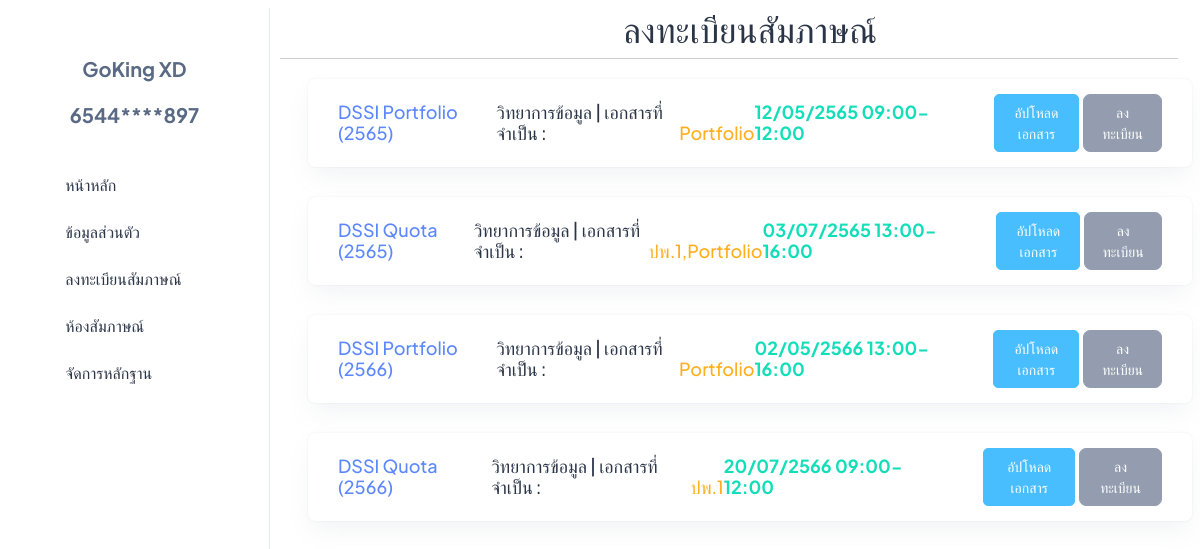
Before: /Student_register (signed in) with the older database file.
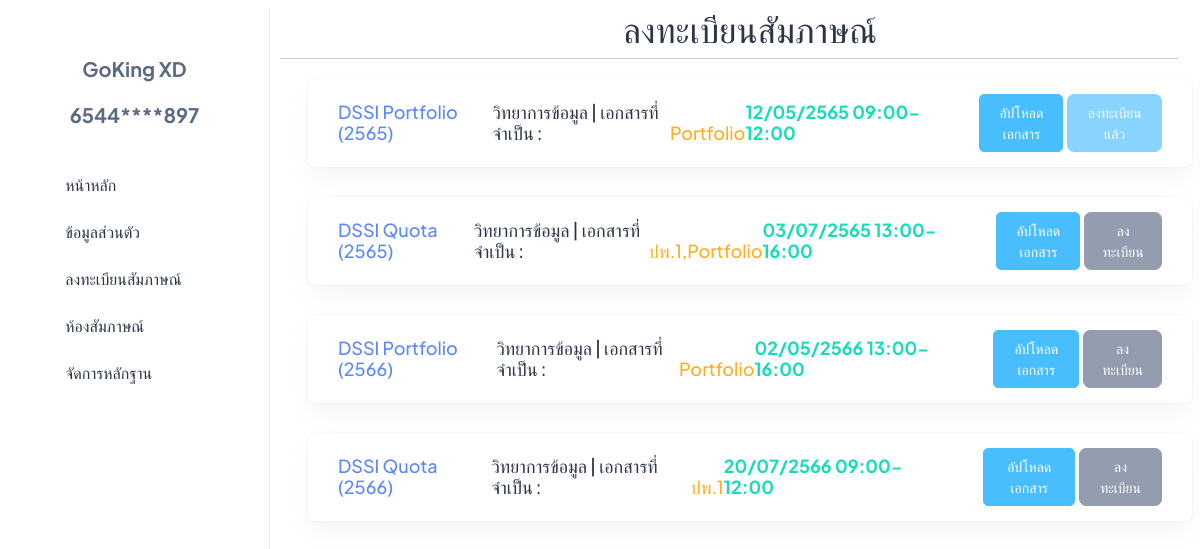
After: the same page with the newer database file.
### interview/models.py (models this page shows, shortened)
class Round(models.Model):
    major = models.ForeignKey(Major, on_delete=models.CASCADE)
    academic_year = models.CharField(max_length=20)
    round_name = models.CharField(max_length=20)
    manager = models.ForeignKey(User, on_delete=models.CASCADE)
    users = models.ManyToManyField(User, related_name='rounds_participated', blank=True)
    TemporaryUser = models.ManyToManyField(TemporaryUser,related_name='rounds_participated', blank=True)
    documents = models.CharField(max_length=200, null=True,blank=True)
    active = models.BooleanField(default=False,null=True,blank=True)
    interview_time = models.CharField(max_length=50, null=True, blank=True)

class Major(models.Model):
    major = models.CharField(max_length=100)
    faculty = models.ForeignKey(Faculty, on_delete=models.CASCADE)
    default_manager = models.ManyToManyField(User, blank=True,related_name='manager')
    users = models.ManyToManyField(User,blank=True)
    TemporaryUser = models.ManyToManyField(TemporaryUser , blank=True)
    def __str__(self) -> str:
        return f"{self.major}"

### interview/views.py (the view, shortened to what this page needs)
# urls.py: path('Student_register',Student_register, name='Student_register'),
@login_required
@user_passes_test(is_Student)
def Student_register(request):
    user_rounds = Round.objects.filter(users=request.user)
    user_majors = Major.objects.filter(users=request.user)
    related_rounds = Round.objects.filter(major__in=user_majors)
    combined_rounds = user_rounds | related_rounds
    registered_rounds = InterviewStatus.objects.filter(user=request.user).values_list('round', flat=True)
    context = {
        'rounds': combined_rounds.distinct(),
        'registered_rounds': registered_rounds,
        }
    return render(request,'student/Student_register.html',context)

### interview/views.py (called while the page is built)
def is_Student(user):
    if isinstance(user, User):
        return user.roles.filter(name='Student').exists()
    else:
        return False

### interview/templates/student/Student_register.html (shortened to what this page needs)
{% extends 'student/base/n_base.html' %}
{% load static %}
{% block css_js %}
<link rel="stylesheet" href="{% static 'css/student_css/document.css' %}" />
{% endblock %}
{% block topic %}
<h1 class="text-3xl text-gray-100 mt-2 text-center">ลงทะเบียนสัมภาษณ์</h1>
{% endblock %}
{% block content %}
<div class="pt-14 px-2">
    {% for r in rounds %}
    <div class="card w-100">
        <div class="card-body mini-card-body d-flex justify-content-between">
            <div class="d-flex">
                <h4 class="fs-5 text-primary mt-auto">{{ r.round_name }} ({{ r.academic_year }})</h4>
                <h4 class="fs-5 text-dark ms-2 mt-auto"> {{ r.major }} | เอกสารที่จำเป็น :</h4>
                <h4 class="fs-5 text-warning mt-auto"> {{ r.documents }}</h4>
            </div>
            <div class="d-flex">
                <h4 class="fs-5 fw-bolder text-success mt-auto me-5">{{ r.interview_time }}</h4>
                <button class="btn btn-secondary btn-sm fs-3 mx-1" onclick="upload('{{ r.documents }}', '{{ r.id }}')">อัปโหลดเอกสาร</button>
            {% if r.active and r.id not in registered_rounds %}
                <form method="post" action="{% url 'register_interview' r.id %}">
                    {% csrf_token %}
                    <input type="hidden" name="round_id" value="{{ r.id }}">
                    <button type="submit" class="btn btn-success">ลงทะเบียน</button>
                </form>
            {% elif r.id in registered_rounds %}
                <button class="btn btn-secondary" disabled>ลงทะเบียนแล้ว</button>
            {% else %}
                <button class="btn btn-muted" disabled>ลงทะเบียน</button>
            {% endif %}
            </div>
        </div>
    </div>
    {% endfor %}
</div>
{% endblock %}

Changed rows visible on the page:
changed Round (number 1 of 4 on the later page): active "ลงทะเบียน" → "ลงทะเบียนแล้ว"
